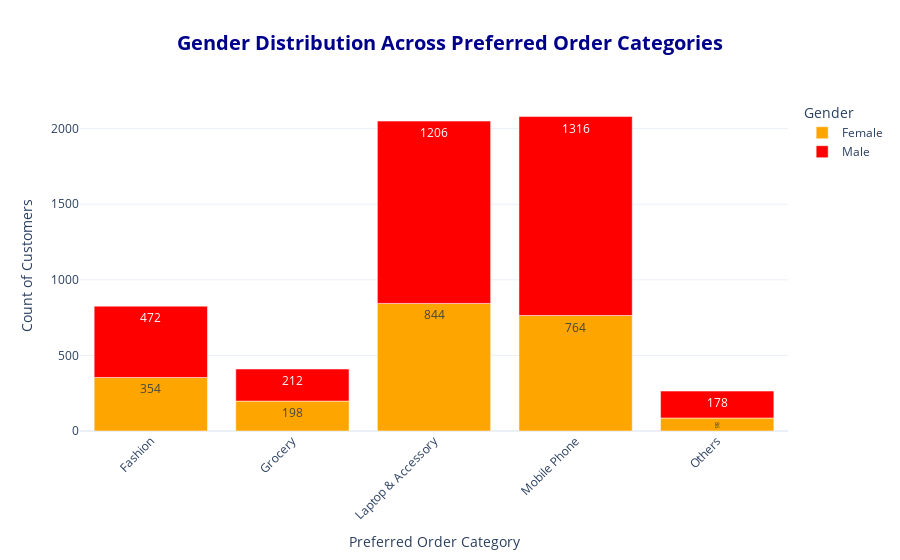

The code cell stored with this chart in its notebook:
### Markdown cell above
preferred order category and churn rate

### Code cell
import plotly.express as px

ordercat_gender_count = loblawsCsv.groupby(['PreferedOrderCat', 'Gender']).size().reset_index(name='Count')
fig = px.bar(ordercat_gender_count, 
             x='PreferedOrderCat', 
             y='Count', 
             color='Gender', 
             title="<b>Gender Distribution Across Preferred Order Categories</b>",
             text_auto=True,  
             color_discrete_sequence=['orange', 'red'])  
fig.update_layout(
    hovermode='x', 
    title_font_color="darkblue",
    template="plotly_white", 
    title_font_size=20,
    hoverlabel_font_size=16,
    title_x=0.5,
    yaxis_title='Count of Customers',
    xaxis_title='Preferred Order Category',
    xaxis=dict(tickangle=-45)
)
fig.show()

### Figure 1 — Plotly figure (JSON) as saved in the notebook; plotly's stock layout.template omitted (floating-point values rounded to 4 significant figures)
{"data": [{"alignmentgroup": "True", "hovertemplate": "Gender=Female<br>PreferedOrderCat=%{x}<br>Count=%{y}<extra></extra>", "legendgroup": "Female", "marker": {"color": "orange", "pattern": {"shape": ""}}, "name": "Female", "offsetgroup": "Female", "orientation": "v", "showlegend": true, "textposition": "auto", "texttemplate": "%{y}", "type": "bar", "x": ["Fashion", "Grocery", "Laptop & Accessory", "Mobile Phone", "Others"], "xaxis": "x", "y": [354, 198, 844, 764, 86], "yaxis": "y"}, {"alignmentgroup": "True", "hovertemplate": "Gender=Male<br>PreferedOrderCat=%{x}<br>Count=%{y}<extra></extra>", "legendgroup": "Male", "marker": {"color": "red", "pattern": {"shape": ""}}, "name": "Male", "offsetgroup": "Male", "orientation": "v", "showlegend": true, "textposition": "auto", "texttemplate": "%{y}", "type": "bar", "x": ["Fashion", "Grocery", "Laptop & Accessory", "Mobile Phone", "Others"], "xaxis": "x", "y": [472, 212, 1206, 1316, 178], "yaxis": "y"}], "layout": {"barmode": "relative", "hoverlabel": {"font": {"size": 16}}, "hovermode": "x", "legend": {"title": {"text": "Gender"}, "tracegroupgap": 0}, "title": {"font": {"color": "darkblue", "size": 20}, "text": "<b>Gender Distribution Across Preferred Order Categories</b>", "x": 0.5}, "xaxis": {"anchor": "y", "domain": [0, 1], "tickangle": -45, "title": {"text": "Preferred Order Category"}}, "yaxis": {"anchor": "x", "domain": [0, 1], "title": {"text": "Count of Customers"}}}}
